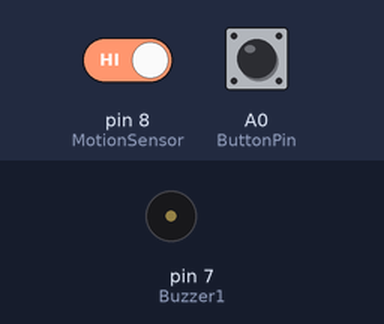
A sketch run on a simulated Arduino Uno, built with avr-gcc and run on an emulated ATmega328P. Shown: buzzer (waves = sounding). Inputs (shaded band) come from the test bench; at power-on: pin 8 (MotionSensor) HIGH, A0 (ButtonPin) HIGH.

Above: at 0.55 s.
At 3.9 s:
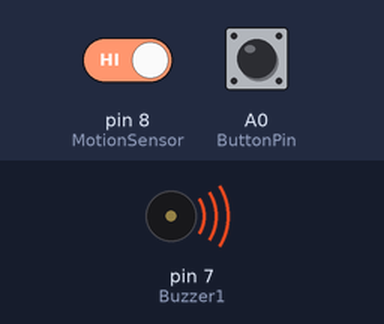
Timing chart, 0 to 10.7 s (numbered marks = the images above):
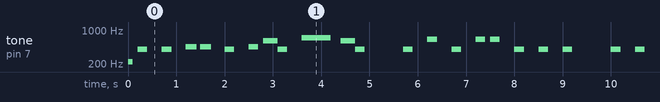

Measured:
- by itself, tone on pin 7 (Buzzer1): plays 220 Hz for 0.10 s, 400 Hz for 0.20 s, 400 Hz for 0.20 s, 450 Hz for 0.23 s, 450 Hz for 0.23 s, 400 Hz for 0.20 s … (260 notes in this stretch)

The sketch:

Doorbell_code_Abdullah_Al_Forkan.ino
```cpp
#include <LiquidCrystal.h>

LiquidCrystal lcd(12, 11, 5, 4, 3, 2);

const int standby = 0;
const int motion = 1;
const int bell = 6;
//void Standby();
//void Motion() ;
//void Bell();
int ButtonPin = A0;
int Buzzer1 = 7;
int MotionSensor = 8;
int state = standby;

void setup() {
  Serial.begin(9600);

  pinMode(ButtonPin, INPUT);
  pinMode(Buzzer1, OUTPUT);
  pinMode(MotionSensor, INPUT);
}

void loop() {

  switch(state) {
    case standby:
    Standby();
    break;

    case motion:
    Motion();
    break;

    case bell:
    Bell();
    break;
  }
  Standby();
  Motion();
  Bell();
}

//Now comes definition
void Standby(){
  if(digitalRead(8)==LOW && digitalRead(ButtonPin)==LOW){
    lcd.setCursor(0, 1);
    lcd.print("     Standby");
  }
}
void Motion() {

    if (digitalRead(8) == HIGH) {
    lcd.setCursor(0, 1);
    lcd.print("Motion Detected");
  }
}
void Bell() {

  lcd.setCursor(0, 1);
  if (digitalRead(ButtonPin) == HIGH) {
    lcd.print("You've A Visitor");
    tone(Buzzer1, 220, 100);
    delay (200);
    tone(Buzzer1,400,200);
      delay(500);
      tone(Buzzer1,400,200);
      delay(500);
      tone(Buzzer1,450,225);
      delay(300);
      tone(Buzzer1,450,225);
      delay(500);
      tone(Buzzer1,400,200);
      delay(500);
      tone(Buzzer1,450,200);
      delay(300);
      tone(Buzzer1,600,300);
      delay(300);
      tone(Buzzer1,400,200);
      delay(500);
      tone(Buzzer1,700,300);
      delay(300);
      tone(Buzzer1,700,300);
      delay(500);
      tone(Buzzer1,600,300);
      delay(300);
      tone(Buzzer1,400,200);
      delay(1000);
      tone(Buzzer1,400,200);
      delay(500);
      tone(Buzzer1,650,200);
      delay(500);
      tone(Buzzer1,400,200);
      delay(500);
      tone(Buzzer1,650,200);
      delay(300);
      tone(Buzzer1,650,200);
      delay(500);
      tone(Buzzer1,400,200);
      delay(500);
      tone(Buzzer1,400,200);
      delay(500);
      tone(Buzzer1,400,200);
      delay(1000);
      tone(Buzzer1,400,200);
      delay(500);
      tone(Buzzer1,400,200);
      delay(500);
      tone(Buzzer1,600,300);
      delay(500);
      tone(Buzzer1,600,300);
      delay(500);
      tone(Buzzer1,800,300);
      delay(500);
      tone(Buzzer1,800,300);
      delay(500);
      tone(Buzzer1,400,200);
      tone(Buzzer1,400,200);
      delay(500);
      tone(Buzzer1,400,200);
      delay(500);
      tone(Buzzer1,400,200);
      delay(500);
      tone(Buzzer1,300,150);
      delay(500);
      tone(Buzzer1,300,150);
      delay(500);
      tone(Buzzer1,300,150);
      delay(500);
      tone(Buzzer1,300,150);
      delay(500);
      tone(Buzzer1,300,150);
      tone(Buzzer1,300,150);
      tone(Buzzer1,300,150);
      tone(Buzzer1,300,150);
    }
}
```
